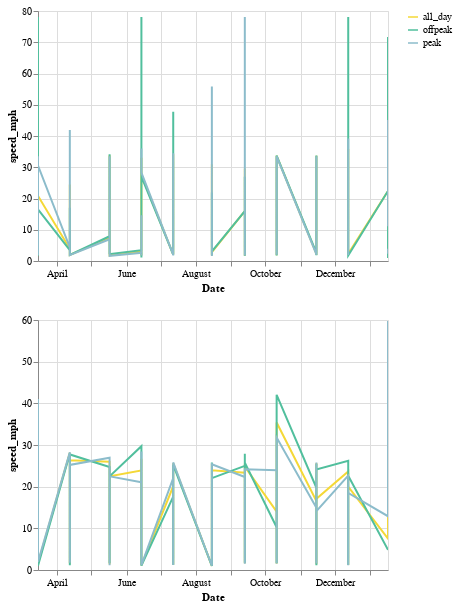

Write notebook code for a chart like this one.
### Code cell
dual_chart(df2, control_field = "route_id", y_col = "speed_mph")

### Figure 1 — Vega-Lite specification as saved in the notebook (floating-point values rounded to 4 significant figures; data arrays with more than 128 entries replaced by an {"elided": "..."} marker saying what was removed)
{"config": {"view": {"continuousWidth": 300, "continuousHeight": 300}}, "vconcat": [{"data": {"name": "data-1e4017a5d08366a2d34d2b61e4e12bf3"}, "mark": {"type": "line"}, "encoding": {"color": {"field": "time_period", "scale": {"range": ["#F4D837", "#51BF9D", "#8CBCCB", "#9487C0"]}, "title": "", "type": "nominal"}, "tooltip": [{"field": "route_id", "type": "nominal"}, {"field": "direction_id", "type": "quantitative"}, {"field": "time_period", "type": "nominal"}, {"field": "speed_mph", "type": "quantitative"}], "x": {"field": "service_date", "title": "Date", "type": "temporal"}, "y": {"field": "speed_mph", "type": "quantitative"}}, "height": 250, "name": "view_5", "transform": [{"filter": {"param": "param_12"}}], "width": 350}, {"data": {"name": "data-d6b7ff2deae71de73b01c4083c249b4d"}, "mark": {"type": "line"}, "encoding": {"color": {"field": "time_period", "scale": {"range": ["#F4D837", "#51BF9D", "#8CBCCB", "#9487C0"]}, "title": "", "type": "nominal"}, "tooltip": [{"field": "route_id", "type": "nominal"}, {"field": "direction_id", "type": "quantitative"}, {"field": "time_period", "type": "nominal"}, {"field": "speed_mph", "type": "quantitative"}], "x": {"field": "service_date", "title": "Date", "type": "temporal"}, "y": {"field": "speed_mph", "type": "quantitative"}}, "height": 250, "name": "view_6", "transform": [{"filter": {"param": "param_12"}}], "width": 350}], "params": [{"name": "param_13", "select": {"type": "interval", "encodings": ["x", "y"]}, "bind": "scales", "views": ["view_5"]}, {"name": "param_12", "select": {"type": "point", "fields": ["route_id"]}, "bind": {"input": "select", "options": ["5", "14", "9", "17", "7", "15", "6", "2", "13", "3", "4", "12", "20", "1"], "name": "Routes "}, "views": ["view_5"]}, {"name": "param_14", "select": {"type": "interval", "encodings": ["x", "y"]}, "bind": "scales", "views": ["view_6"]}], "$schema": "https://vega.github.io/schema/vega-lite/v5.14.1.json", "datasets": {"data-1e4017a5d08366a2d34d2b61e4e12bf3": {"elided": "327 records"}, "data-d6b7ff2deae71de73b01c4083c249b4d": {"elided": "132 records"}}}
